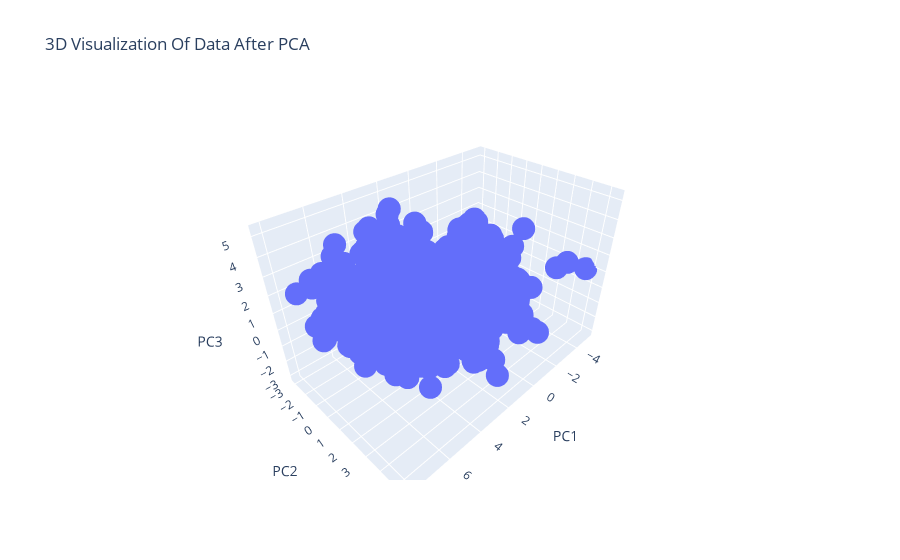

The code cell stored with this chart in its notebook:
### Code cell
# 3D interactive scatter plot
fig = px.scatter_3d(
    pca_df,
    x='PC1',
    y='PC2',
    z='PC3',
    title='3D Visualization Of Data After PCA'
)

fig.update_layout(
    scene=dict(
        xaxis_title='PC1',
        yaxis_title='PC2',
        zaxis_title='PC3'
    )
)

fig.show()

### Figure 1 — Plotly figure (JSON) as saved in the notebook; plotly's stock layout.template omitted (floating-point values rounded to 4 significant figures; data arrays with more than 128 entries replaced by an {"elided": "..."} marker saying what was removed)
{"data": [{"hovertemplate": "PC1=%{x}<br>PC2=%{y}<br>PC3=%{z}<extra></extra>", "legendgroup": "", "marker": {"color": "#636efa", "symbol": "circle"}, "mode": "markers", "name": "", "scene": "scene", "showlegend": false, "type": "scatter3d", "x": {"elided": "2205 float values"}, "y": {"elided": "2205 float values"}, "z": {"elided": "2205 float values"}}], "layout": {"legend": {"tracegroupgap": 0}, "scene": {"domain": {"x": [0, 1], "y": [0, 1]}, "xaxis": {"title": {"text": "PC1"}}, "yaxis": {"title": {"text": "PC2"}}, "zaxis": {"title": {"text": "PC3"}}}, "title": {"text": "3D Visualization Of Data After PCA"}}}
